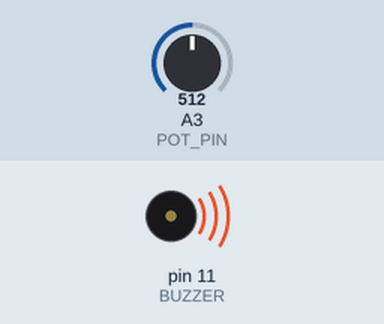
Recording of a sketch running on a simulated Arduino Uno, built with avr-gcc and run on an emulated ATmega328P. On the bench: buzzer (waves = sounding). Inputs (shaded band) come from the test bench; at power-on: A3 (POT_PIN) = 512. What the sketch prints to the serial monitor is not drawn.

Above: at 1.2 s.
1.3 s: A3 (POT_PIN) set to 716
3.0 s: A3 (POT_PIN) set to 900
Timing chart, 0 to 6.0 s (numbered marks = the images above; inputs shaded):
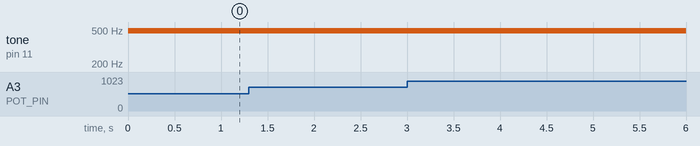

Measured:
- after the input at 1.3 s, every drawn part: stays the same
- after the input at 3.0 s, every drawn part: stays the same

The sketch:

Volume1.ino
```cpp
#define BUZZER 11
#define POT_PIN A3


void sendValue(uint16_t value) {
  //send start command
  Serial.write(0xc8);
  //send LSB
  Serial.write((value & 0xff));
  //send MSB
  Serial.write(((value >> 8) & 0xff));
  //end command
  Serial.write('\r');
}

void setup() {
  Serial.begin(57600);
  pinMode(BUZZER, OUTPUT);

}

void loop() {
  int Pot_Value =analogRead(POT_PIN);
  int volume = map(Pot_Value, 0,1023,0,100);
  analogWrite(BUZZER, volume);
  sendValue(volume);
  delay(100);
  }
```
